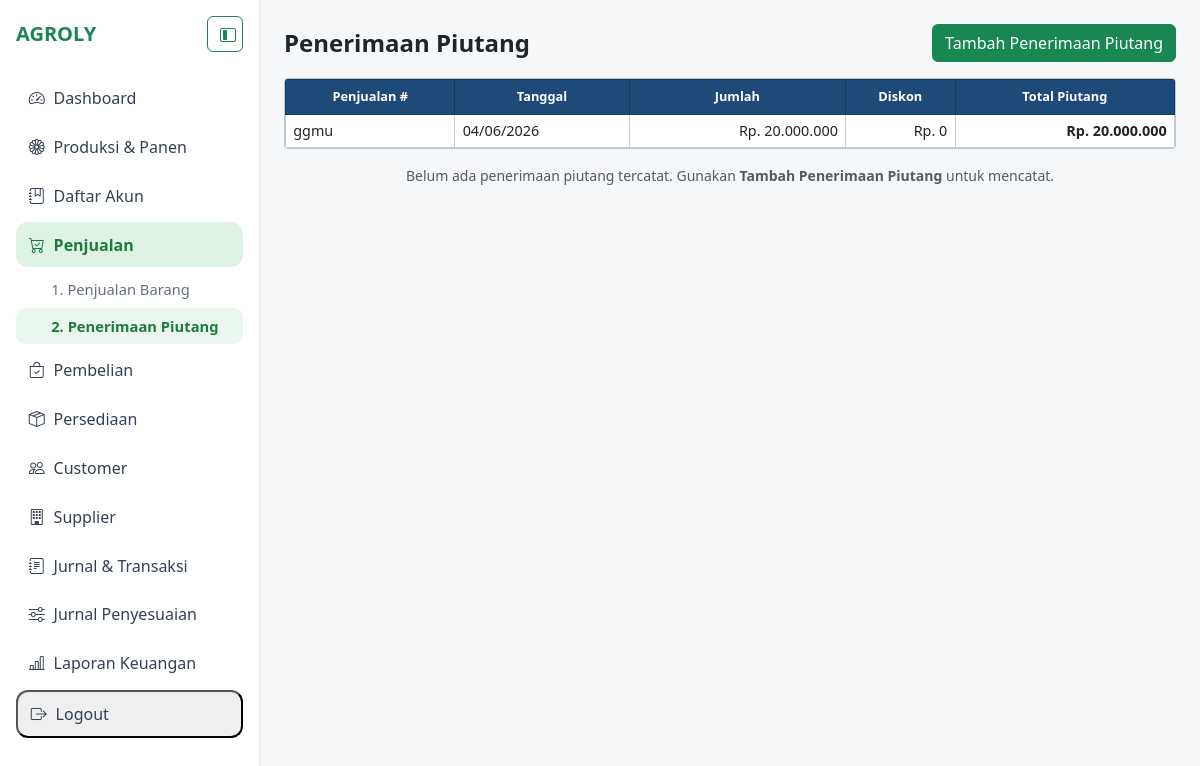
The page /penjualan/penerimaan-piutang/ (signed in) on the database its author committed.
### agroly/penjualan/models.py (models this page shows, shortened)
class PenjualanBarang(models.Model):
    STATUS_PEMBAYARAN = (
        ("tunai", "Tunai"),
        ("piutang", "Piutang"),
    )
    tanggal = models.DateField()
    customer = models.ForeignKey(Customer, on_delete=models.PROTECT)
    nomor_invoice = models.CharField(max_length=50, unique=True)
    termin_pembayaran = models.CharField(max_length=50, blank=True)
    diskon_persen = models.DecimalField(max_digits=5, decimal_places=2, default=0)
    pajak_persen = models.DecimalField(max_digits=5, decimal_places=2, default=0)
    total = models.DecimalField(max_digits=18, decimal_places=2)
    status_pembayaran = models.CharField(max_length=20, choices=STATUS_PEMBAYARAN)
    keterangan = models.CharField(max_length=255, blank=True)
    class Meta:
        db_table = "penjualan_barang"
        ordering = ["-tanggal", "-id"]

### agroly/penjualan/views.py (the view)
# urls.py: path("penerimaan-piutang/", PenerimaanPiutangListView.as_view(), name="penerimaan_piutang"),
class PenerimaanPiutangListView(LoginRequiredMixin, ListView):
    model = PenerimaanPiutang
    template_name = "penjualan/piutang_list.html"
    context_object_name = "data_piutang"
    def get_queryset(self):
        return (
            PenerimaanPiutang.objects.select_related("customer", "akun_kas_setoran")
            .order_by("-tanggal", "-id")
        )
    def get_context_data(self, **kwargs):
        context = super().get_context_data(**kwargs)
        context["ringkasan_penjualan"] = _ringkasan_penjualan_piutang()
        return context

### agroly/akuntansi/templatetags/akuntansi_filters.py (called while the page is built)
@register.filter
def format_rp(nilai):
    return format_rupiah(nilai)

### agroly/penjualan/views.py (called while the page is built)
def _ringkasan_penjualan_piutang():
    return (
        PenjualanBarang.objects.filter(status_pembayaran="piutang")
        .select_related("customer")
        .annotate(
            jumlah_bruto=Coalesce(
                Sum("detail_penjualan__subtotal"),
                Value(0),
                output_field=DecimalField(max_digits=18, decimal_places=2),
            )
        )
        .annotate(
            diskon_nilai=ExpressionWrapper(
                F("jumlah_bruto") * F("diskon_persen") / Value(100),
                output_field=DecimalField(max_digits=18, decimal_places=2),
            )
        )
        .annotate(total_piutang=F("total"))
        .order_by("-tanggal", "-id")
    )

### agroly/utils/format_rupiah.py (called while the page is built)
def format_rupiah(nilai) -> str:
    amount = Decimal(nilai or 0).quantize(Decimal("1"), rounding=ROUND_HALF_UP)
    sign = "-" if amount < 0 else ""
    amount = abs(amount)
    integer_text = f"{int(amount):,}".replace(",", ".")
    return f"{sign}Rp. {integer_text}"

### templates/penjualan/piutang_list.html (shortened to what this page needs)
{% extends "base.html" %}
{% load akuntansi_filters %}
{% block content %}
<div class="d-flex justify-content-between align-items-center mb-3">
  <h4 class="fw-bold mb-0">Penerimaan Piutang</h4>
  <a class="btn btn-success" href="{% url 'penjualan:tambah_piutang' %}">Tambah Penerimaan Piutang</a>
</div>
<div class="faktur-wrap mb-3">
  <table class="faktur-grid">
    <thead>
      <tr>
        <th>Penjualan #</th>
        <th>Tanggal</th>
        <th>Jumlah</th>
        <th>Diskon</th>
        <th>Total Piutang</th>
      </tr>
    </thead>
    <tbody>
      {% for item in ringkasan_penjualan %}
        <tr>
          <td>{{ item.nomor_invoice }}</td>
          <td>{{ item.tanggal|date:"d/m/Y" }}</td>
          <td class="text-end">{{ item.jumlah_bruto|format_rp }}</td>
          <td class="text-end">{{ item.diskon_nilai|format_rp }}</td>
          <td class="text-end fw-semibold">{{ item.total_piutang|format_rp }}</td>
        </tr>
      {% empty %}
        <tr>
          <td colspan="5" class="text-center text-muted py-3">Belum ada data jurnal penjualan piutang.</td>
        </tr>
      {% endfor %}
    </tbody>
  </table>
</div>
{% for item in data_piutang %}
  <div class="faktur-wrap mb-3">
    <table class="faktur-grid">
      <thead>
        <tr>
          <th>Penjualan #</th>
          <th>Tanggal</th>
          <th>Jumlah</th>
          <th>Diskon</th>
          <th>Total Piutang</th>
        </tr>
      </thead>
      <tbody>
        {% for penjualan in ringkasan_penjualan %}
          {% if penjualan.customer_id == item.customer_id %}
            <tr>
              <td>{{ penjualan.nomor_invoice }}</td>
              <td>{{ penjualan.tanggal|date:"d/m/Y" }}</td>
              <td class="text-end">{{ penjualan.jumlah_bruto|format_rp }}</td>
              <td class="text-end">{{ penjualan.diskon_nilai|format_rp }}</td>
              <td class="text-end fw-semibold">{{ penjualan.total_piutang|format_rp }}</td>
            </tr>
          {% endif %}
        {% endfor %}
        <tr class="faktur-footer">
          <td colspan="5" class="text-end">
            <span class="text-muted small me-2">No. Bukti: {{ item.nomor_bukti }} · Diskon: {{ item.diskon|format_rp }}</span>
            <a class="btn btn-sm btn-outline-primary" href="{% url 'penjualan:edit_piutang' item.pk %}">Edit</a>
            <form method="post" action="{% url 'penjualan:hapus_piutang' item.pk %}" class="d-inline">
              {% csrf_token %}
              <button type="submit" class="btn btn-sm btn-outline-danger" onclick="return confirm('Hapus penerimaan piutang?')">Hapus</button>
            </form>
          </td>
        </tr>
      </tbody>
    </table>
  </div>
{% empty %}
  <p class="text-center text-muted small mb-0">Belum ada penerimaan piutang tercatat. Gunakan <strong>Tambah Penerimaan Piutang</strong> untuk mencatat.</p>
{% endfor %}
{% endblock %}

### templates/base.html (style rules this page uses)
body { background:#f5f7f9; }

### templates/includes/faktur_styles.html (style rules this page uses)
.faktur-wrap { border: 1px solid #b8c4d4; border-radius: 4px; overflow: hidden; background: #fff; font-size: .9rem; }
.faktur-grid { width: 100%; margin: 0; border-collapse: collapse; }
.faktur-grid thead th { background: #1e4a7a; color: #fff; font-weight: 600; font-size: .8rem; padding: .45rem .4rem; border: 1px solid #163a60; text-align: center; vertical-align: middle; }
.faktur-grid tbody td { border: 1px solid #c5ced8; padding: .35rem .45rem; vertical-align: middle; background: #fff; }

### rows shown on the page
PenjualanBarang: nomor_invoice "ggmu", tanggal "04/06/2026", jumlah_bruto "Rp. 20.000.000", diskon_nilai "Rp. 0", total_piutang "Rp. 20.000.000"
